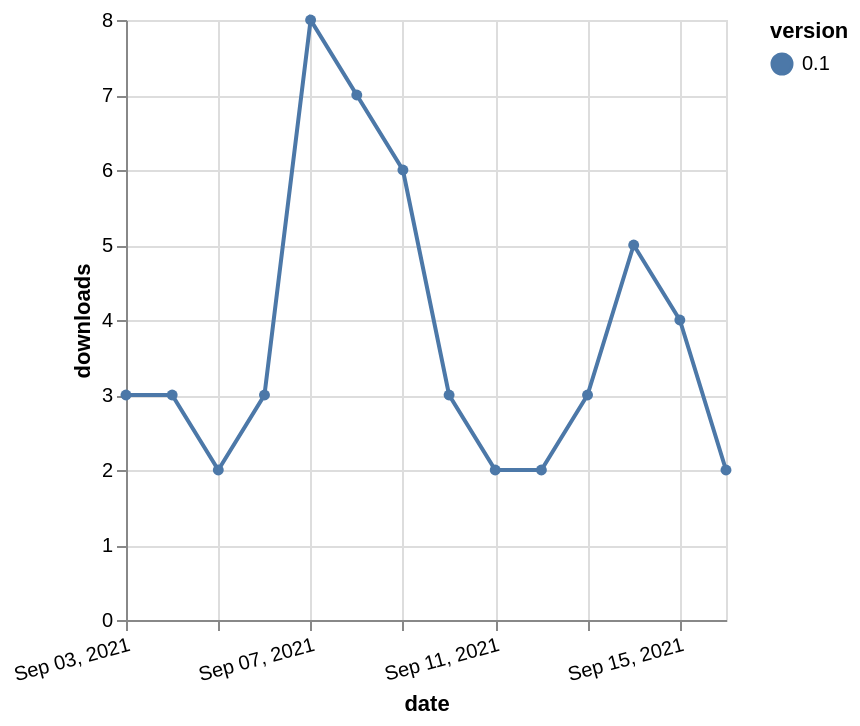

The Vega-Lite source for this figure:
### Vega-Lite specification from a JSON file in a GitHub repository (floating-point values rounded to 4 significant figures)
{"$schema": "https://vega.github.io/schema/vega-lite/v5.json", "description": "A simple bar chart with embedded data.", "data": {"values": [{"date": "2021-09-03", "total": 1363, "delta": 3, "version": "0.1"}, {"date": "2021-09-04", "total": 1366, "delta": 3, "version": "0.1"}, {"date": "2021-09-05", "total": 1368, "delta": 2, "version": "0.1"}, {"date": "2021-09-06", "total": 1371, "delta": 3, "version": "0.1"}, {"date": "2021-09-07", "total": 1379, "delta": 8, "version": "0.1"}, {"date": "2021-09-08", "total": 1386, "delta": 7, "version": "0.1"}, {"date": "2021-09-09", "total": 1392, "delta": 6, "version": "0.1"}, {"date": "2021-09-10", "total": 1395, "delta": 3, "version": "0.1"}, {"date": "2021-09-11", "total": 1397, "delta": 2, "version": "0.1"}, {"date": "2021-09-12", "total": 1399, "delta": 2, "version": "0.1"}, {"date": "2021-09-13", "total": 1402, "delta": 3, "version": "0.1"}, {"date": "2021-09-14", "total": 1407, "delta": 5, "version": "0.1"}, {"date": "2021-09-15", "total": 1411, "delta": 4, "version": "0.1"}, {"date": "2021-09-16", "total": 1413, "delta": 2, "version": "0.1"}]}, "width": "container", "mark": {"type": "line", "point": {"filled": true}}, "encoding": {"x": {"field": "date", "type": "temporal", "timeUnit": "yearmonthdate", "title": "date", "axis": {"labelAngle": -15}}, "y": {"field": "delta", "type": "quantitative", "title": "downloads"}, "color": {"field": "version", "type": "nominal"}, "tooltip": {"field": "delta"}}}
